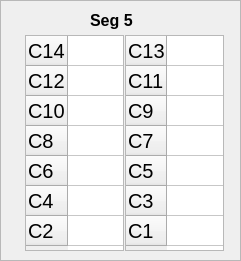
     <widget class="QFrame" name="frame_8">
      <property name="geometry">
       <rect>
        <x>985</x>
        <y>40</y>
        <width>241</width>
        <height>261</height>
       </rect>
      </property>
      <property name="frameShape">
       <enum>QFrame::StyledPanel</enum>
      </property>
      <property name="frameShadow">
       <enum>QFrame::Raised</enum>
      </property>
      <widget class="QTableWidget" name="box5_even">
       <property name="geometry">
        <rect>
         <x>25</x>
         <y>35</y>
         <width>99</width>
         <height>216</height>
        </rect>
       </property>
       <property name="font">
        <font>
         <pointsize>15</pointsize>
        </font>
       </property>
       <attribute name="horizontalHeaderVisible">
        <bool>false</bool>
       </attribute>
       <attribute name="horizontalHeaderDefaultSectionSize">
        <number>60</number>
       </attribute>
       <row>
        <property name="text">
         <string>C14</string>
        </property>
       </row>
       <row>
        <property name="text">
         <string>C12</string>
        </property>
       </row>
       <row>
        <property name="text">
         <string>C10</string>
        </property>
       </row>
       <row>
        <property name="text">
         <string>C8</string>
        </property>
       </row>
       <row>
        <property name="text">
         <string>C6</string>
        </property>
       </row>
       <row>
        <property name="text">
         <string>C4</string>
        </property>
       </row>
       <row>
        <property name="text">
         <string>C2</string>
        </property>
       </row>
       <column>
        <property name="text">
         <string>Right</string>
        </property>
       </column>
      </widget>
      <widget class="QTableWidget" name="box5_odd">
       <property name="geometry">
        <rect>
         <x>125</x>
         <y>35</y>
         <width>99</width>
         <height>216</height>
        </rect>
       </property>
       <property name="font">
        <font>
         <pointsize>15</pointsize>
        </font>
       </property>
       <attribute name="horizontalHeaderVisible">
        <bool>false</bool>
       </attribute>
       <attribute name="horizontalHeaderDefaultSectionSize">
        <number>60</number>
       </attribute>
       <row>
        <property name="text">
         <string>C13</string>
        </property>
       </row>
       <row>
        <property name="text">
         <string>C11</string>
        </property>
       </row>
       <row>
        <property name="text">
         <string>C9</string>
        </property>
       </row>
       <row>
        <property name="text">
         <string>C7</string>
        </property>
       </row>
       <row>
        <property name="text">
         <string>C5</string>
        </property>
       </row>
       <row>
        <property name="text">
         <string>C3</string>
        </property>
       </row>
       <row>
        <property name="text">
         <string>C1</string>
        </property>
       </row>
       <column>
        <property name="text">
         <string>Left</string>
        </property>
       </column>
      </widget>
      <widget class="QLabel" name="box5_label">
       <property name="geometry">
        <rect>
         <x>90</x>
         <y>10</y>
         <width>61</width>
         <height>21</height>
        </rect>
       </property>
       <property name="font">
        <font>
         <pointsize>12</pointsize>
         <weight>75</weight>
         <bold>true</bold>
        </font>
       </property>
       <property name="text">
        <string>Seg 5</string>
       </property>
      </widget>
     </widget>
